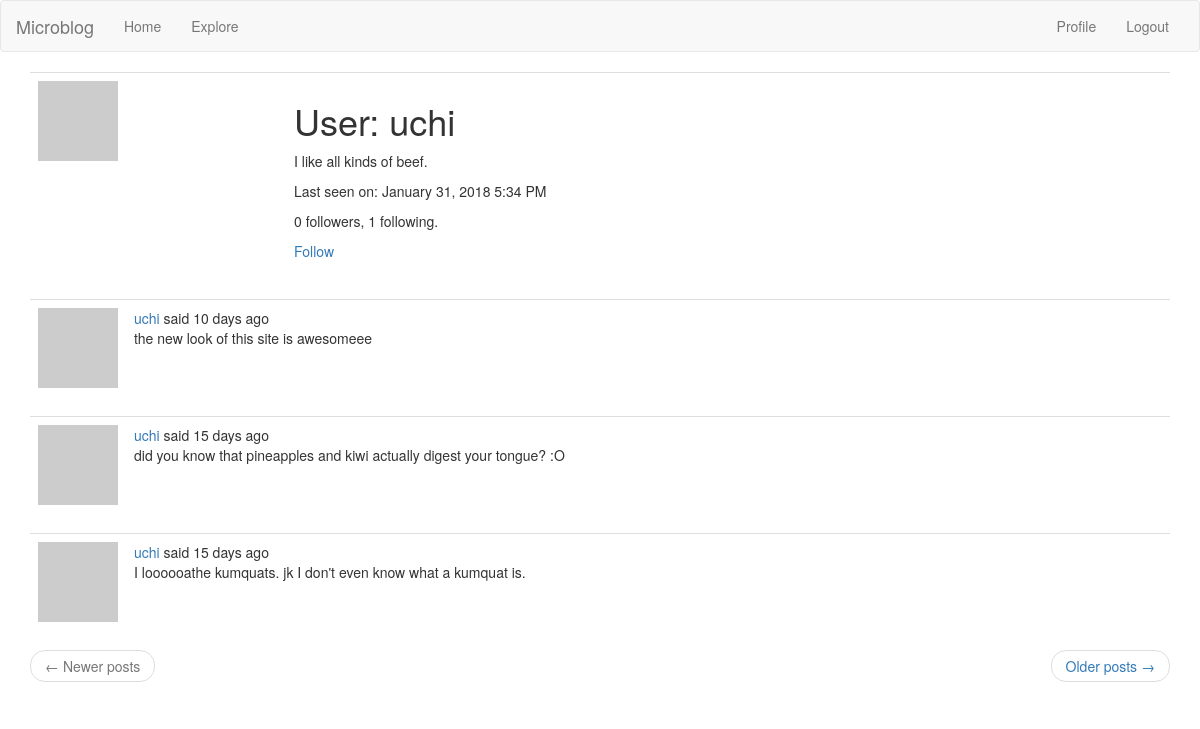
Page /user/uchi (signed in) on the committed database.
### app/models.py (models this page shows, shortened)
class User(UserMixin, db.Model):
    id = db.Column(db.Integer, primary_key = True)
    username = db.Column(db.String(64), index = True, unique = True)
    email = db.Column(db.String(120), index = True, unique = True)
    password_hash = db.Column(db.String(128))
    posts = db.relationship("Post", backref = "author", lazy = "dynamic")
    about_me = db.Column(db.String(140))
    last_seen = db.Column(db.DateTime, default = datetime.utcnow)
    followed = db.relationship("User", secondary = followers,
    primaryjoin = (followers.c.follower_id == id),
    secondaryjoin = (followers.c.followed_id == id),
    backref = db.backref("followers", lazy = "dynamic"), lazy = "dynamic")
    def avatar(self, size):
        digest = md5(self.email.lower().encode("utf-8")).hexdigest()
        return "https://www.gravatar.com/avatar/{}?d=retro&s={}".format(digest, size)
    def is_following(self, user):
        return self.followed.filter(followers.c.followed_id==user.id).count()>0

class Post(db.Model):
    id = db.Column(db.Integer, primary_key = True)
    body = db.Column(db.String(140))
    timestamp = db.Column(db.DateTime, index = True, default = datetime.utcnow)
    user_id = db.Column(db.Integer, db.ForeignKey("user.id"))
    language = db.Column(db.String(5))

### app/routes.py (the view)
@flaskApp.route("/user/<username>")
@login_required
def user(username):
    user = User.query.filter_by(username = username).first_or_404()
    page = request.args.get("page", 1, type = int)
    posts = user.posts.order_by(Post.timestamp.desc()).paginate(page,
        flaskApp.config["POSTS_PER_PAGE"], False)
    next_url = url_for("user", page = posts.next_num, username = username) if posts.has_next else None
    prev_url = url_for("user", page = posts.prev_num, username = username) if posts.has_prev else None
    return render_template("user.html", user = user, posts = posts.items,
        next_url = next_url, prev_url = prev_url)

### app/models.py (called while the page is built)
@login.user_loader
def load_user(id):
    return User.query.get(int(id))

### app/routes.py (called while the page is built)
@flaskApp.before_request
def before_request():
    if current_user.is_authenticated:
        current_user.last_seen = datetime.utcnow()
        db.session.commit()
    g.locale = str(get_locale())

### app/templates/user.html (shortened to what this page needs)
{% extends "base.html" %}
{% block app_content %}
    <table class = "table table-hover">
        <tr>
        <td width = "256px"><img src = "{{ user.avatar(256) }}"</td>
        <td>
            <h1>{{ _("User") }}: {{ user.username }}</h1>
            {% if user.about_me %}<p>{{ user.about_me }}</p>{% endif %}
            {% if user.last_seen %}<p>{{ _("Last seen on") }}: {{ moment(user.last_seen).format("LLL") }}</p>{% endif %}
            <p>{{ _("%(count)d followers", count=user.followers.count()) }}, {{ _("%(count)d following.", count=user.followed.count()) }}</p>
            {% if user == current_user %}
            <p><a href = "{{ url_for('edit_profile') }}">{{ _("Edit your profile") }}</a></p>
            <!-- follow or unfollow buttons, depending on whether current_user is
            already following them. -->
            {% elif not current_user.is_following(user) %}
            <p><a href = "{{ url_for('follow', username = user.username) }}">{{ _("Follow") }}</a></p>
            {% else %}
            <p><a href = "{{ url_for('unfollow', username = user.username) }}">{{ _("Unfollow") }}</a></p>
            {% endif %}
        </td>
        </tr>
    </table>
    {% for post in posts %}
        {% include "_post.html" %}
    {% endfor %}
    <nav aria-label="...">
        <ul class="pager">
            <li class="previous{% if not prev_url %} disabled{% endif %}">
                <a href="{{ prev_url or '#' }}">
                    <span aria-hidden="true">&larr;</span> {{ _("Newer posts") }}
                </a>
            </li>
            <li class="next{% if not next_url %} disabled{% endif %}">
                <a href="{{ next_url or '#' }}">
                    {{ _("Older posts") }} <span aria-hidden="true">&rarr;</span>
                </a>
            </li>
        </ul>
    </nav>
{% endblock %}

### app/templates/_post.html (shortened to what this page needs)
<table class = "table table-hover">
    <tr>
        <td width = "70px">
            <a href = "{{ url_for('user', username = post.author.username) }}">
                <img src = "{{ post.author.avatar(70) }}">
            </a>
        </td>
        <td>
            {{ _("%(username)s said %(when)s",
                username = user_link, when = moment(post.timestamp).fromNow()) }}
            <br>
            <span id="post{{ post.id }}">{{ post.body }}</span>
        </td>
    </tr>
</table>

### rows in the picture
User: username "uchi", about_me "I like all kinds of beef.", last_seen "January 31, 2018 5:34 PM"
Post: body "the new look of this site is awesomeee"
Post: body "did you know that pineapples and kiwi actually digest your tongue? :O"
Post: body "I loooooathe kumquats. jk I don't even know what a kumquat is."
